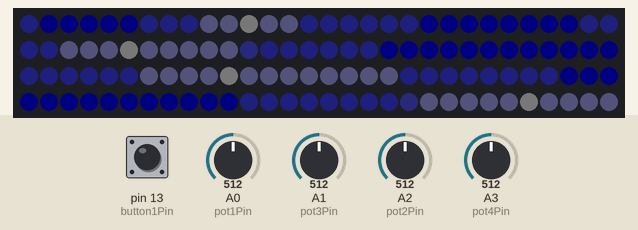
The sketch below on a simulated Arduino Uno, built with avr-gcc and run on an emulated ATmega328P. On the bench: 120 RGB LEDs in strip order, left to right, continuing on the next row. Inputs (shaded band) come from the test bench; at power-on: A0 (pot1Pin) = 512, A1 (pot3Pin) = 512, A2 (pot2Pin) = 512, pin 13 (button1Pin) HIGH, A3 (pot4Pin) = 512. Dim RGB values are drawn brighter than linear; what the sketch prints to the serial monitor is not drawn.

Above: at 1.7 s.
1.8 s: A0 (pot1Pin) set to 716
At 2.99 s:
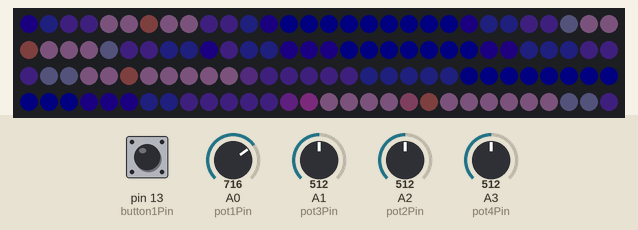
4.3 s: A1 (pot3Pin) set to 716
At 5.07 s:
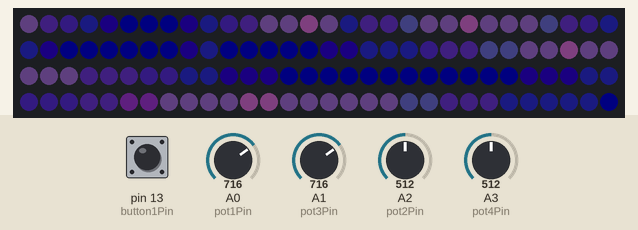
6.9 s: A2 (pot2Pin) set to 306
At 7.93 s:
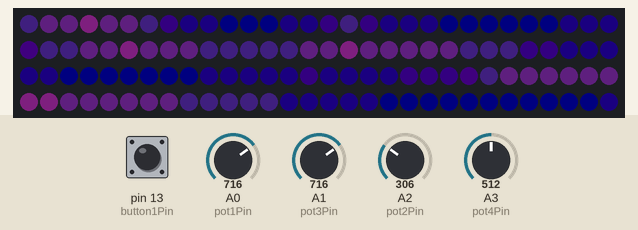
9.5 s: A0 (pot1Pin) set to 306
At 10.01 s:
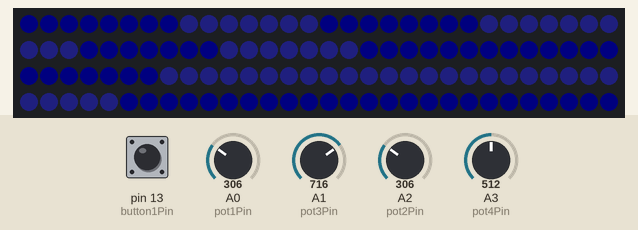
12.1 s: A2 (pot2Pin) set to 716
At 12.61 s:
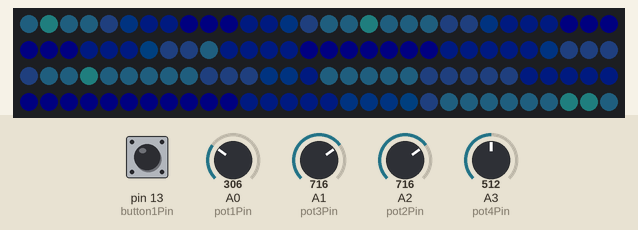
14.7 s: A1 (pot3Pin) set to 306
At 15.21 s:
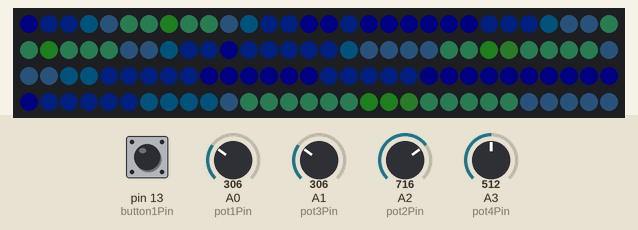
Timing chart, 0 to 17.7 s (numbered marks = the images above; inputs shaded):
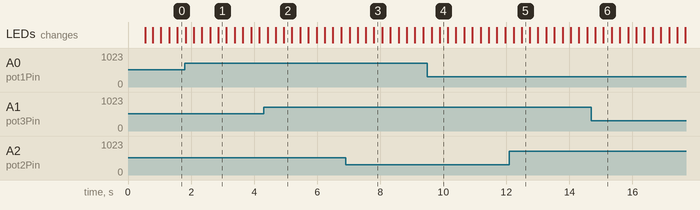

The sketch:

neopixel_ring_shift_gradients_controller.ino.ino
```cpp
// This sketch is usig the "Custom VideoShield" for pots and buttons.
#include <Adafruit_NeoPixel.h>

// Define shield pins
#define pot1Pin A0
#define pot2Pin A2 //note here that the stripboard wires cross, hence out of order
#define pot3Pin A1
#define pot4Pin A3
#define button1Pin 13
#define button2Pin 12
#define button3Pin 11
#define button4Pin 10

// Define shield variables
byte current_color = 0;
int pot_value[4] = {0,0,0,0};
int last_pot_value[4][2] = {{0,0}, {0,0}, {0,0}, {0,0}} ;  // 1-3 currently using JUST for r,g,b colors
int pot_value_diff[3] = {0,0,0};
bool actively_measure_pot[4] = {true,true,true,true};

// Define delay variables
unsigned long previousMillis = 0;
int delayInterval = 50;

// Which pin on the Arduino is connected to the NeoPixels?
#define LED_PIN 6

// How many NeoPixels are attached to the Arduino?
#define LED_COUNT 120
#define S_PIXEL_COUNT 16  // pixels 0 - 15, 22.5
#define M_PIXEL_COUNT 24  // pixels 16 - 39, 15 degs
#define L_PIXEL_COUNT 35  // pixels 40 - 74, 10.3 degs
#define XL_PIXEL_COUNT 45 // pixels 75 - 119, 8 degs
const byte S_PIXEL_START = 0;
const byte S_PIXEL_END = 15;
const byte M_PIXEL_START = S_PIXEL_COUNT;                  // 16
const byte M_PIXEL_END = M_PIXEL_START + M_PIXEL_COUNT;    // 40
const byte L_PIXEL_START = M_PIXEL_START + M_PIXEL_COUNT;  // 40
const byte L_PIXEL_END = L_PIXEL_START + L_PIXEL_COUNT;    // 75
const byte XL_PIXEL_START = L_PIXEL_START + L_PIXEL_COUNT; // 75
const byte XL_PIXEL_END = XL_PIXEL_START + XL_PIXEL_COUNT; // 120

byte pixel_colors[LED_COUNT][3];                     // array to store colors in their original, primary position
byte shifted_pixel_colors[LED_COUNT][3];             // array to start colors after being shifted
byte gradient_colors[2][3] = {{0, 0, 0}, {0, 0, 0}}; // array of 2 rbg colors for the gradient

bool adjust_colors = true; // set whether you want to adjust colors or not (to avoid adjusting to same color every loop)

bool free_shift = true;  // mode for shifting colors around each ring individually
bool sync_shift = false; // mode for shifting colors around all rings in sync

int xl_shift_counter = 0;
int l_shift_counter = 0;
int m_shift_counter = 0;
int s_shift_counter = 0;

// Declare our NeoPixel strip object:
Adafruit_NeoPixel strip(LED_COUNT, LED_PIN, NEO_GRB + NEO_KHZ800); // (Total number of pixels, Arduino pin number, Pixel type flags)

void light_leds()
{
  // This function sets the pixel colors based on the final color setting (currently the color after they have been shifted)
  for (int pixel = 0; pixel < 120; pixel++)
  {
    strip.setPixelColor(pixel, shifted_pixel_colors[pixel][0], shifted_pixel_colors[pixel][1], shifted_pixel_colors[pixel][2]);
    // Serial.print("Pixel ");Serial.print(pixel);Serial.print(": Red: ");Serial.println(shifted_pixel_colors[pixel][0]);
  }

  strip.show(); // update the colors of the pixels
}

void set_gradient_color(byte color_num, byte r, byte g, byte b)
{
  // set the two colors for the gradient in the gradient color array
  gradient_colors[color_num][0] = r;
  gradient_colors[color_num][1] = g;
  gradient_colors[color_num][2] = b;
}

byte get_ring_pixel_count(char circle)
{
  // define pixel count and offset for each circle type
  if (circle == 's')
  {
    return S_PIXEL_COUNT;
  }
  else if (circle == 'm')
  {
    return M_PIXEL_COUNT;
  }
  else if (circle == 'l')
  {
    return L_PIXEL_COUNT;
  }
  else if (circle == 'x')
  {
    return XL_PIXEL_COUNT;
  }
}

byte get_ring_first_pixel(char circle)
{
  if (circle == 's')
  {
    return S_PIXEL_START;
  }
  else if (circle == 'm')
  {
    return M_PIXEL_START;
  }
  else if (circle == 'l')
  {
    return L_PIXEL_START;
  }
  else if (circle == 'x')
  {
    return XL_PIXEL_START;
  }
}

void apply_gradient(char circle, byte color_1[], byte color_2[])
{ // Applies the color gradient between two colors on a given pixel ring to the main pixel_colors array.
  // TODO: define array size?

  byte pixels_per_color = get_ring_pixel_count(circle) / 2; // find how many pixels each color should have based on the ring
  byte ring_first_pixel = get_ring_first_pixel(circle);     // was circle_offset    // determines where the first color should start based on which circle we're working on

  // add one to pixels_per_color for the rings with odd # leds
  if (pixels_per_color % 2 == 1)
    pixels_per_color++;

  // for each color of the 2 color array
  for (int color = 0; color < 2; color++)
  {
    // figure out which range of pixels we're working on based on the circle: [start pixel, end pixel]
    byte current_range[2];

    // to fix bug of xl 2nd color going out of array range
    if (circle == 'x' && color == 1)
    {
      current_range[0] = (color * pixels_per_color) + ring_first_pixel; // 22 + 75 = 97
      current_range[1] = ((color + 1) * pixels_per_color) + ring_first_pixel + 1; // 44 + 75 + 1 = 120
    }
    else
    {
      current_range[0] = (color * pixels_per_color) + ring_first_pixel;  // 75
      current_range[1] = ((color + 1) * pixels_per_color) + ring_first_pixel; // 22 + 75 = 97
    }

    byte final_color[3];

    // set the starting color for the range (if color = 0 it's red. if color = 1 it's blue)
    if (color == 0)
    {
      final_color[0] = color_1[0]; // r
      final_color[1] = color_1[1]; // g
      final_color[2] = color_1[2]; // b
      // Serial.print("final_color_1 red: "); Serial.println(final_color[0]);
    }
    if (color == 1)
    {
      final_color[0] = color_2[0];
      final_color[1] = color_2[1];
      final_color[2] = color_2[2];
      // Serial.print("final_color_2 red: "); Serial.println(final_color[0]);
    }

    // Serial.print("Seeing if we can get into gradient color loop: start "); Serial.print(current_range[0]); Serial.print(" end: "); Serial.println(current_range[1]);
    for (int pixel = current_range[0]; pixel < current_range[1]; pixel++)
    {
      // apply the gradient color to the main pixel color array:
      pixel_colors[pixel][0] = final_color[0];
      pixel_colors[pixel][1] = final_color[1];
      pixel_colors[pixel][2] = final_color[2];
      // Serial.print("Apply final gradient color to pixel_colors pixel: "); Serial.print(pixel); Serial.print(" red: "); Serial.println(pixel_colors[pixel][0]);

      // define next color in the gradient:
      if (color == 0)
      {
        final_color[0] += int((color_2[0] - color_1[0]) / pixels_per_color);
        final_color[1] += int((color_2[1] - color_1[1]) / pixels_per_color);
        final_color[2] += int((color_2[2] - color_1[2]) / pixels_per_color);
      }
      if (color == 1)
      {
        final_color[0] += int((color_1[0] - color_2[0]) / pixels_per_color);
        final_color[1] += int((color_1[1] - color_2[1]) / pixels_per_color);
        final_color[2] += int((color_1[2] - color_2[2]) / pixels_per_color);
      }
    }
    // Serial.println("End of gradient colors being applied to pixel_colors ");
  }
  // Serial.println("End of apply gradient function");
}

// shift the pixels around the individual circles
int shift_pixels(char circle, byte shift_amt, int shift_counter)
{
  byte pixel_count = get_ring_pixel_count(circle);
  byte first_pixel = get_ring_first_pixel(circle);

  shift_counter += shift_amt;

  // reset the counter once it does a full loop.
  if (shift_counter == pixel_count)
    shift_counter = 0;
  if (shift_counter == -1 * pixel_count)
    shift_counter = 0;

  for (int i = 0; i < pixel_count; i++)
  {
    byte index_to_get = first_pixel + ((i + shift_counter) % pixel_count);

    // fix c's handling of negative modulos
    if (index_to_get < 0)
    {
      index_to_get = pixel_count + index_to_get;
    }

    shifted_pixel_colors[i + first_pixel][0] = pixel_colors[index_to_get][0];
    shifted_pixel_colors[i + first_pixel][1] = pixel_colors[index_to_get][1];
    shifted_pixel_colors[i + first_pixel][2] = pixel_colors[index_to_get][2];
  }

  // for (int i = 0; i < S_PIXEL_COUNT; i++) {
  //   Serial.print("Shifted_pixel_color for pixel "); Serial.print(i); Serial.print(" ");
  //   Serial.print(shifted_pixel_colors[i][0]); Serial.print(" ");  Serial.print(shifted_pixel_colors[i][1]); Serial.print(" ");  Serial.println(shifted_pixel_colors[i][2]);
  // }

  return shift_counter;
}

void update_color(byte color_num) {

  pot_value_diff[color_num] = abs(last_pot_value[color_num][current_color] - pot_value[color_num]);

  if (pot_value_diff[color_num] < 5 || actively_measure_pot[color_num] == true)
  {
    actively_measure_pot[color_num] = true;              // keep measuring pot once the current value comes close to old value
    int color = map(pot_value[color_num], 0, 1023, 0, 255);

    // now that we're measuring, if the pot is twisted, adjust color
    if (pot_value_diff[color_num] > 10)
    {
      adjust_colors = true;
    } else
    {
      adjust_colors = false;
    }

    if (adjust_colors)
    {
      gradient_colors[current_color][color_num] = color;

      apply_gradient('s', gradient_colors[0], gradient_colors[1]);
      apply_gradient('m', gradient_colors[0], gradient_colors[1]);
      apply_gradient('l', gradient_colors[0], gradient_colors[1]);
      apply_gradient('x', gradient_colors[0], gradient_colors[1]);
    }

    last_pot_value[color_num][current_color] = pot_value[color_num];
  }
}

void switch_current_color()
{
  int buttonRead1 = digitalRead(button1Pin);

  //if button 1 pressed, switch current color
  if (buttonRead1 == LOW) {

     Serial.println("Button 1 pressed.");

     // stop measuring pot values
     actively_measure_pot[0] = false;
     actively_measure_pot[1] = false;
     actively_measure_pot[2] = false;

     // switch color
     if (current_color == 0)
     {
       current_color = 1;
     }
     else current_color = 0;
  }
}

void readPots() {
  pot_value[0] = analogRead(pot1Pin); // Read the potentiometer value
  pot_value[1] = analogRead(pot2Pin); // Read the potentiometer value
  pot_value[2] = analogRead(pot3Pin); // Read the potentiometer value
  pot_value[3] = analogRead(pot4Pin); // Read the potentiometer value
}

void adjust_delay_interval() {
  delayInterval = map(pot_value[3], 0, 1023, 20, 500);
}

void setup()
{
  Serial.begin(9600); // open the serial port at 9600 bps:

  //Set button pins to use internal Pullup resistors
  pinMode(button1Pin, INPUT_PULLUP);
  pinMode(button2Pin, INPUT_PULLUP);
  pinMode(button3Pin, INPUT_PULLUP);
  pinMode(button4Pin, INPUT_PULLUP);

  // INITIALIZE NeoPixel strip object (REQUIRED)
  strip.begin();
  strip.clear();
  strip.show();                            // Turn OFF all pixels (turns off as no pixel colors have been defined yet)
  strip.setBrightness(5);                  // Set BRIGHTNESS (max = 255)
  Serial.println("Hello. Setup running."); // trying to debug why setup is looping...

  // setup initial colors
  // set the gradient colors
  set_gradient_color(0, 255, 0, 0);
  set_gradient_color(1, 0, 0, 255);

  // apply the gradient using the gradient colors
  apply_gradient('s', gradient_colors[0], gradient_colors[1]);
  apply_gradient('m', gradient_colors[0], gradient_colors[1]);
  apply_gradient('l', gradient_colors[0], gradient_colors[1]);
  apply_gradient('x', gradient_colors[0], gradient_colors[1]);

  // for (int i = 0; i < S_PIXEL_COUNT; i++) {
  //     Serial.print("Initial RED color for pixel "); Serial.print(i); Serial.print(" "); Serial.println(pixel_colors[i][0]);
  // }


  // set the initial shifted pixel array values:
  s_shift_counter = shift_pixels('s', 0, s_shift_counter);
  m_shift_counter = shift_pixels('m', 0, m_shift_counter);
  l_shift_counter = shift_pixels('l', 0, l_shift_counter);
  xl_shift_counter = shift_pixels('x', 0, xl_shift_counter);

  delay(500);
  Serial.print("....end of SETUP.....\n");
}

void loop()
{
  unsigned long currentMillis = millis();

  readPots();

  // if we've waited long enough, run the code to update and set the LED colors
  if (currentMillis - previousMillis >= delayInterval)
  {
    previousMillis = currentMillis;

    // shift the small circle's led colors
    s_shift_counter = shift_pixels('s', 1, s_shift_counter);
    m_shift_counter = shift_pixels('m', 1, m_shift_counter);
    l_shift_counter = shift_pixels('l', 1, l_shift_counter);
    xl_shift_counter = shift_pixels('x', 1, xl_shift_counter);

    // get new color values
    update_color(0);
    update_color(1);
    update_color(2);
    switch_current_color();

    // update the led colors and show them
    light_leds();
  }

  adjust_delay_interval();
  // Serial.print(".....end of LOOP.....\n");
}
```

Measured:
- after the input at 1.8 s, the LEDs: first differ from a run without the input after 0.28 s (image 1 shows a later state)
- after the input at 4.3 s, the LEDs: first differ from a run without the input after 0.38 s (image 2 shows a later state)
- after the input at 6.9 s, the LEDs: first differ from a run without the input after 0.38 s (image 3 shows a later state)
- after the input at 9.5 s, the LEDs: first differ from a run without the input after 0.38 s (image 4)
- after the input at 12.1 s, the LEDs: first differ from a run without the input after 0.38 s (image 5)
- after the input at 14.7 s, the LEDs: first differ from a run without the input after 0.38 s (image 6)
